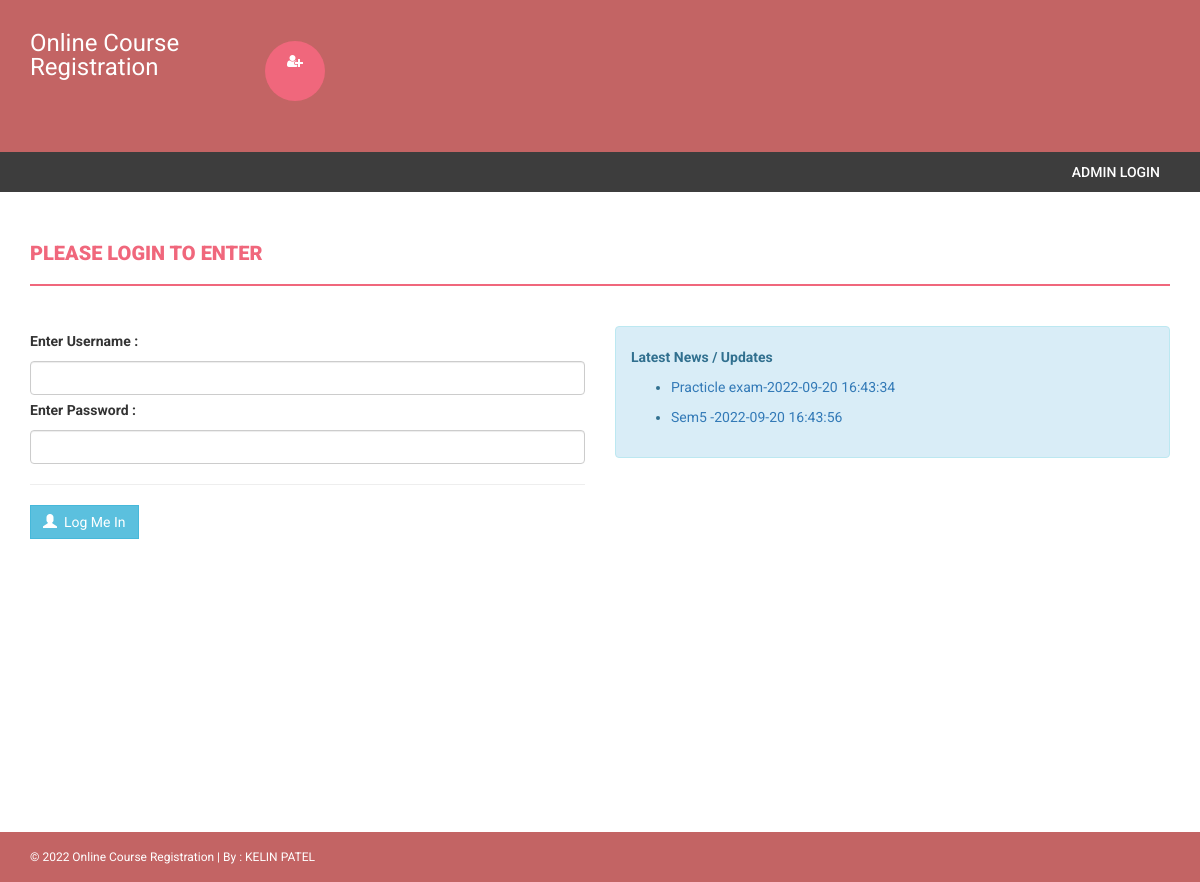
The page / on the database its author committed.
### tables this page shows
CREATE TABLE `news` (
  `id` int(11) NOT NULL,
  `newstitle` varchar(255) DEFAULT NULL,
  `newsDescription` mediumtext,
  `postingDate` timestamp NULL DEFAULT CURRENT_TIMESTAMP
);

### index.php (the view, shortened to what this page needs)
<!DOCTYPE html>
<html xmlns="http://www.w3.org/1999/xhtml">
<head>
    <link href="assets/css/bootstrap.css" rel="stylesheet" />
    <link href="assets/css/font-awesome.css" rel="stylesheet" />
    <link href="assets/css/style.css" rel="stylesheet" />
    <link rel="stylesheet" href="https://cdnjs.cloudflare.com/ajax/libs/font-awesome/4.7.0/css/font-awesome.min.css">
</head>
<body>
    <?php include('includes/header.php');?>
<section class="menu-section">
        <div class="container">
            <div class="row">
                <div class="col-md-12">
                    <div class="navbar-collapse collapse ">
                        <ul id="menu-top" class="nav navbar-nav navbar-right">
                             <li><a href="admin/">Admin Login </a></li>
                        </ul>
                    </div>
                </div>
            </div>
        </div>
    </section>
    <div class="content-wrapper">
        <div class="container">
            <div class="row">
                <div class="col-md-12">
                    <h4 class="page-head-line">Please Login To Enter </h4>
                </div>
            </div>
            <form name="admin" method="post">
            <div class="row">
                <div class="col-md-6">
                     <label>Enter Username : </label>
                        <input type="text" name="regno" class="form-control"  />
                        <label>Enter Password :  </label>
                        <input type="password" name="password" class="form-control"  />
                        <hr />
                        <button type="submit" name="submit" class="btn btn-info"><span class="glyphicon glyphicon-user"></span> &nbsp;Log Me In </button>&nbsp;
                </div>
                </form>
                <div class="col-md-6">
                    <div class="alert alert-info">
                         <strong> Latest News / Updates</strong>
                         <marquee direction='up'  scrollamount="2" onmouseover="this.stop();" onmouseout="this.start();">
                        <ul>
                            <?php
$sql=mysqli_query($con,"select * from news");
while($row=mysqli_fetch_array($sql))
{
?>
                            <li>
                              <a href="news-details.php?nid=<?php echo htmlentities($row['id']);?>"><?php echo htmlentities($row['newstitle']);?>-<?php echo htmlentities($row['postingDate']);?></a>
                            </li>
                           <?php } ?>
                        </ul>
                    </marquee>
                    </div>
                                    </div>
            </div>
        </div>
    <?php include('includes/footer.php');?>
</body>
</html>

### assets/css/style.css (style rules this page uses)
body { font-family: 'Roboto', sans-serif; line-height: 30px; }
.content-wrapper { margin-top: 40px; min-height: 600px; padding-bottom: 60px; }
.page-head-line { font-weight: 900; padding-bottom: 20px; border-bottom: 2px solid #F0677C; text-transform: uppercase; color: #F0677C; font-size: 20px; margin-bottom: 40px; }
.btn { border-radius: 0px; -webkit-border-radius: 0px; -moz-border-radius: 0px; }
.menu-section { background-color: #3D3D3D; }
#menu-top a { color: #FFF; text-decoration: none; font-weight: 500; padding: 10px 10px 10px 10px; text-transform: uppercase; }

### rows shown on the page
news: newstitle "Practicle exam", postingDate "2022-09-20 16:43:34"
news: newstitle "Sem5", postingDate "2022-09-20 16:43:56"
